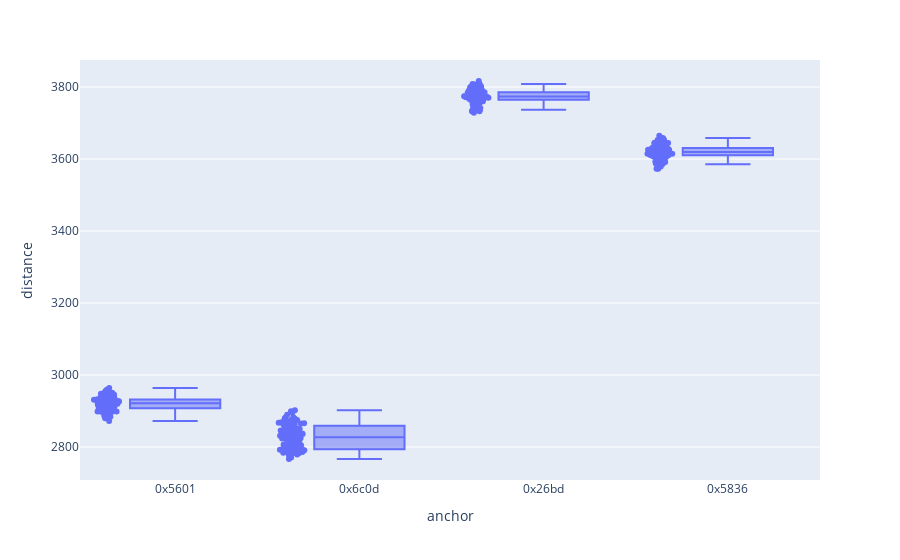

Here is the notebook cell this chart was saved with:
### Code cell
import pandas as pd
import plotly.express as px

data = pd.read_csv("/home/piotr/Documents/mgr/uwb-rs/data-processing/data/p1/2023-07-04-21:53:06.442332living-room-p1-1.csv")

TAG: dict[str, tuple[int, int]] = {
    "P1": (1560, 1700),
    "P2": (2185, 2550),
    "P3": (1560, 2990),
    "P4": (775, 2130),
    "P5": (1560, 0),
    "P6": (1560, 840),
}

fig = px.box(data, x="anchor", y="distance", points="all")
fig.show()

### Figure 1 — Plotly figure (JSON) as saved in the notebook; plotly's stock layout.template omitted (floating-point values rounded to 4 significant figures; data arrays with more than 128 entries replaced by an {"elided": "..."} marker saying what was removed)
{"data": [{"alignmentgroup": "True", "boxpoints": "all", "hovertemplate": "anchor=%{x}<br>distance=%{y}<extra></extra>", "legendgroup": "", "marker": {"color": "#636efa"}, "name": "", "notched": false, "offsetgroup": "", "orientation": "v", "showlegend": false, "type": "box", "x": {"elided": "461 str values"}, "x0": " ", "xaxis": "x", "y": {"elided": "461 float values"}, "y0": " ", "yaxis": "y"}], "layout": {"boxmode": "group", "legend": {"tracegroupgap": 0}, "margin": {"t": 60}, "xaxis": {"anchor": "y", "domain": [0, 1], "title": {"text": "anchor"}}, "yaxis": {"anchor": "x", "domain": [0, 1], "title": {"text": "distance"}}}}
